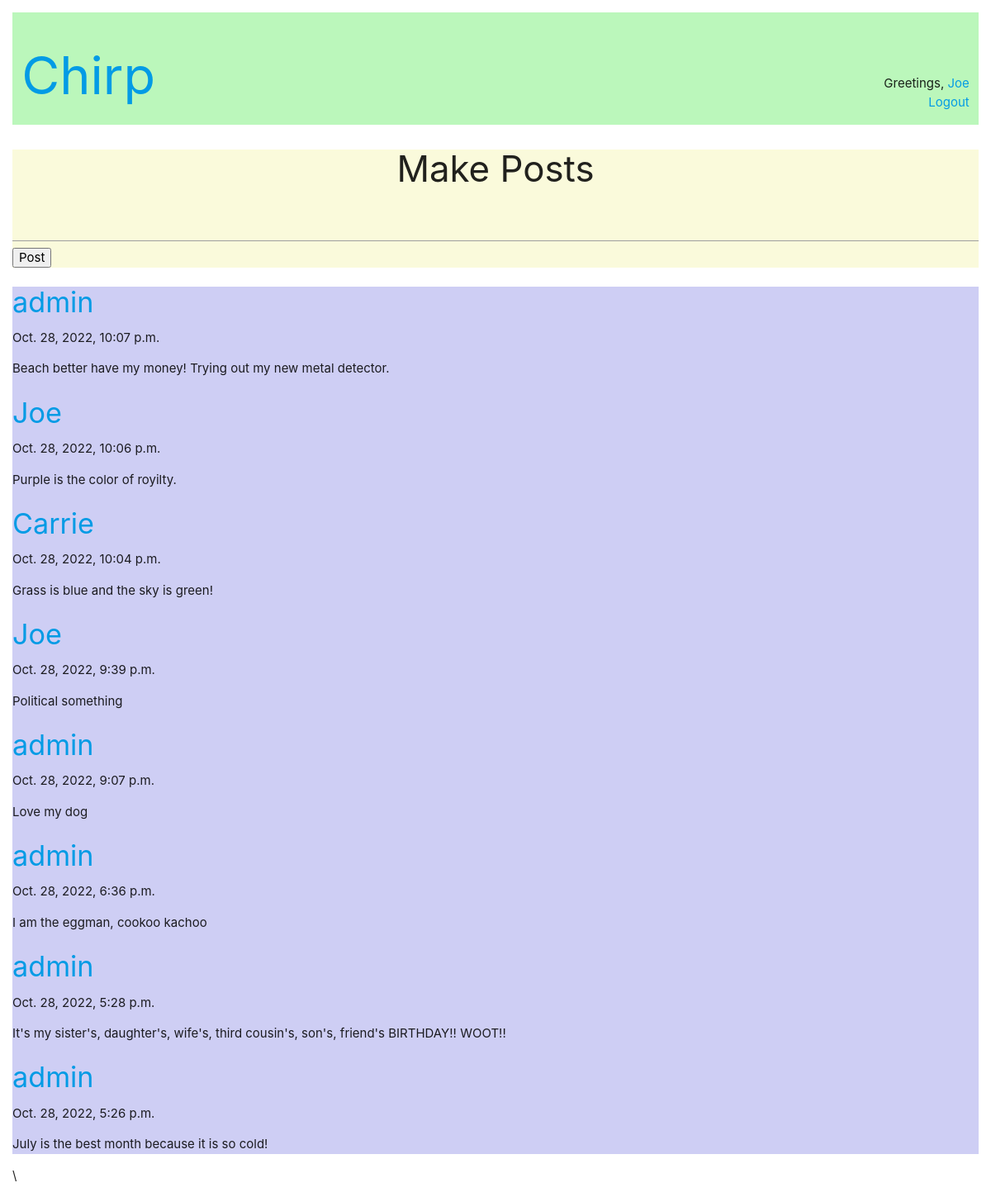
The page / (signed in) on the database its author committed.
### posts/models.py (models this page shows, shortened)
class Posts(models.Model):
    post = models.CharField(max_length=128)
    pub_date = models.DateTimeField(auto_now_add = True)
    author = models.ForeignKey('auth.User', related_name="posts", on_delete=models.CASCADE)
    class Meta:
        ordering = ['-pub_date']

### posts/views.py (the view)
# urls.py: path('', views.index, name="index"),
def index(request):
    posts = Posts.objects.all()
    context = {
        'post_list': posts
    }
    return render(request, 'index.html', context)

### templates/index.html (shortened to what this page needs)
{% extends 'base.html' %}
{% block content %}
<div class='form'>
    <h3>Make Posts</h3>
    <form action="{% url 'posts:add' %}" method="post">
        <input type='text' name='post'>
        <input type='submit' value='Post'>
    </form>
</div>
<div class='content'>
    <div  class='posts'>
    {% for post in post_list %}
        <h4><a href="{% url 'users:profile' post.author.username %}" >{{ post.author.username }}</a></h4>{{post.pub_date}}
        <p>{{ post.post }}</p>
    {% endfor %}
    </div>
</div>
{% endblock content %}

### templates/base.html (shortened to what this page needs)
{% load static %}
<!DOCTYPE html>
<html lang="en">
<head>
    <link rel="stylesheet" href="{% static 'css/main.css' %}">
    <link type="text/css" rel="stylesheet" href="{% static 'css/materialize.css' %}">
</head>
<body>
    <header class='row'>
        <h1 class='col s6'><a href="{% url 'posts:index' %}">Chirp</a></h1>
            <div class='col s6'>
                <div class='nav'>
                    {% if user.is_authenticated %}
                        <p>Greetings, <a href="{% url 'users:profile' user.username %}" >{{ user.username }}</a><br>
                        <a href="{% url 'logout' %}">Logout</a></p>
                    {% else %}
                        <a href="{% url 'login' %}">Login</a>
                        <a href="{% url 'users:signup' %}">Sign Up!</a>
                    {% endif %}
                </div>
            </div>
    </header>
        <div>
            {% block content %}
            {%  endblock content %}\
        </div>
</body>
</html>

### static/css/main.css (style rules this page uses)
html { box-sizing: border-box; }
*, *:before, *:after { box-sizing: inherit; }
html { padding: 1em }
header { background-color: rgb(187, 247, 187); }
h3 { text-align: center; }
.nav { margin-top: 5em; text-align: right; }
.content { background-color: rgb(206, 206, 244); }
.form { background-color: rgb(250, 250, 219); }
.posts { border-color: black; border: 5px; border-radius: 30%; }

### rows shown on the page
Posts: author.username "admin", pub_date "Oct. 28, 2022, 10:07 p.m.", post "Beach better have my money! Trying out my new metal detector."
Posts: author.username "Joe", pub_date "Oct. 28, 2022, 10:06 p.m.", post "Purple is the color of royilty."
Posts: author.username "Carrie", pub_date "Oct. 28, 2022, 10:04 p.m.", post "Grass is blue and the sky is green!"
Posts: author.username "Joe", pub_date "Oct. 28, 2022, 9:39 p.m.", post "Political something"
Posts: author.username "admin", pub_date "Oct. 28, 2022, 9:07 p.m.", post "Love my dog"
Posts: author.username "admin", pub_date "Oct. 28, 2022, 6:36 p.m.", post "I am the eggman, cookoo kachoo"
Posts: author.username "admin", pub_date "Oct. 28, 2022, 5:28 p.m.", post "It's my sister's, daughter's, wife's, third cousin's, son's, friend's BIRTHDAY!! WOOT!!"
Posts: author.username "admin", pub_date "Oct. 28, 2022, 5:26 p.m.", post "July is the best month because it is so cold!"

### other values the page prints
{{ user.username }} "Joe"
